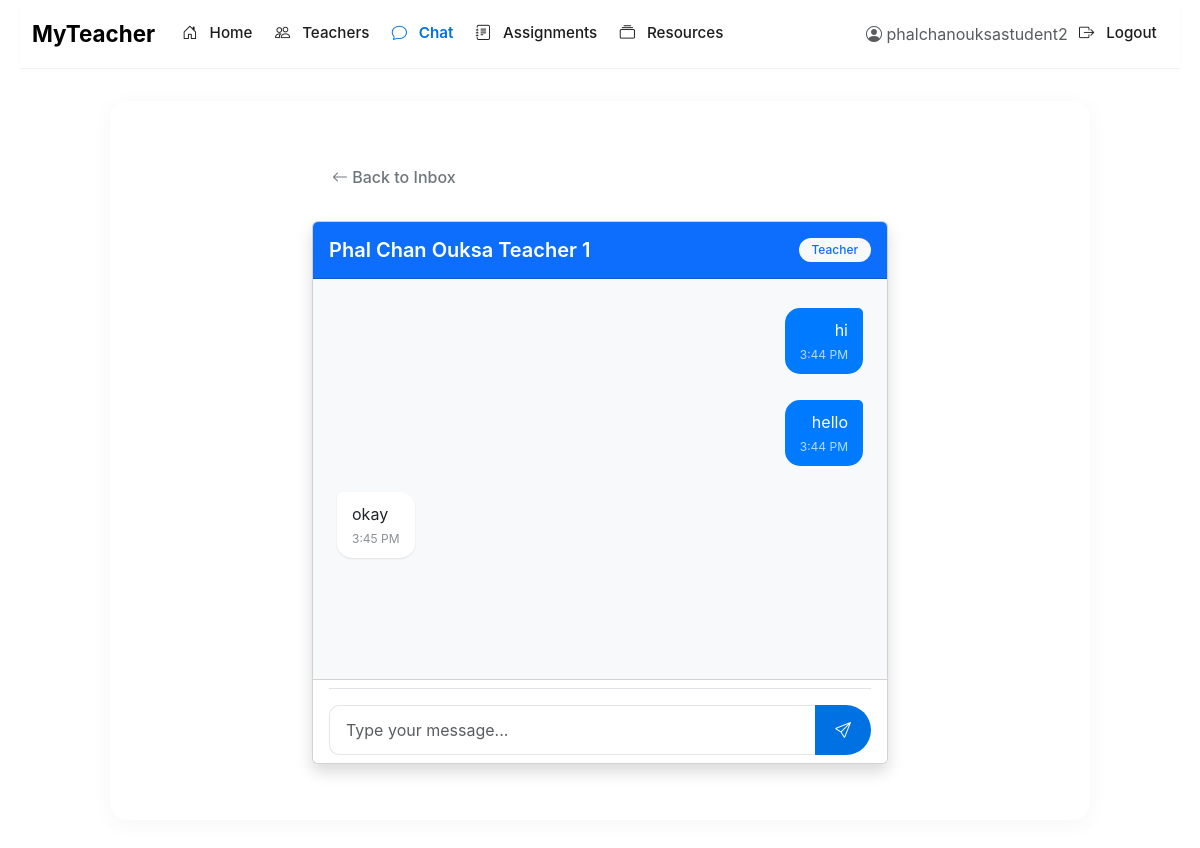
Page /chat/chat/4/ (signed in) on the committed database.
### accounts/models.py (models this page shows, shortened)
class UserProfile(models.Model):
    ROLE_CHOICES = (
        ('admin', 'Admin'),
        ('teacher', 'Teacher'),
        ('student', 'Student'),
    )
    user = models.OneToOneField(User, on_delete=models.CASCADE, related_name='profile')
    role = models.CharField(max_length=10, choices=ROLE_CHOICES, default='student')
    identifier = models.CharField(max_length=20, unique=True, blank=True, null=True)
    date_of_birth = models.DateField(null=True, blank=True)
    address = models.TextField(blank=True)
    phone_number = models.CharField(max_length=15, blank=True)
    joining_date = models.DateField(auto_now_add=True)

### chat/models.py (models this page shows, shortened)
class ChatMessage(models.Model):
    sender = models.ForeignKey(UserProfile, on_delete=models.CASCADE, related_name='sent_messages')
    receiver = models.ForeignKey(UserProfile, on_delete=models.CASCADE, related_name='received_messages')
    message = models.TextField()
    timestamp = models.DateTimeField(default=timezone.now)
    is_read = models.BooleanField(default=False)
    class Meta:
        ordering = ['timestamp']

### chat/views.py (the view, shortened to what this page needs)
# urls.py: path('chat/<int:partner_id>/', views.chat_detail, name='chat_detail'),
@login_required
def chat_detail(request, partner_id):
    user_profile = request.user.profile
    partner = get_object_or_404(UserProfile, id=partner_id)
    ChatMessage.objects.filter(
        sender=partner,
        receiver=user_profile,
        is_read=False
    ).update(is_read=True)
    chat_messages = ChatMessage.objects.filter(
        (Q(sender=user_profile) & Q(receiver=partner)) |
        (Q(sender=partner) & Q(receiver=user_profile))
    ).order_by('timestamp')
    context = {
        'partner': partner,
        'chat_messages': chat_messages,
        'user_profile': user_profile
    }
    return render(request, 'chat/chat_detail.html', context)

### templates/chat/chat_detail.html (shortened to what this page needs)
{% extends 'base.html' %}
{% block content %}
<div class="container py-4">
    <div class="row justify-content-center">
        <div class="col-md-8">
            <div class="mb-4">
                <a href="{% url 'inbox' %}" class="btn btn-outline-secondary">
                    <i class="bi bi-arrow-left"></i> Back to Inbox
                </a>
            </div>
            <div class="card shadow">
                <div class="card-header bg-primary text-white py-3">
                    <div class="d-flex justify-content-between align-items-center">
                        <h5 class="mb-0">{{ partner.user.get_full_name }}</h5>
                        {% if partner.role == 'teacher' %}
                            <span class="badge bg-light text-primary">Teacher</span>
                        {% else %}
                            <span class="badge bg-light text-success">Student</span>
                        {% endif %}
                    </div>
                </div>
                <div id="chat-messages" class="card-body bg-light" style="height: 400px; overflow-y: auto;">
                    {% if chat_messages %}
                        {% for msg in chat_messages %}
                            <div class="mb-3 {% if msg.sender == user_profile %}text-end{% else %}text-start{% endif %}">
                                <div class="d-inline-block message-bubble {% if msg.sender == user_profile %}sent{% else %}received{% endif %}">
                                    {{ msg.message|linebreaksbr }}
                                    <div class="message-time">
                                        {{ msg.timestamp|date:"g:i A" }}
                                    </div>
                                </div>
                            </div>
                        {% endfor %}
                    {% else %}
                        <div class="text-center text-muted py-5">
                            <p class="mb-0">No messages yet. Start the conversation!</p>
                        </div>
                    {% endif %}
                </div>
                <div class="card-footer bg-white">
                    <form method="post" id="message-form" class="mb-0">
                        <div class="input-group">
                            <input type="text"
                                   name="message"
                                   class="form-control"
                                   placeholder="Type your message..."
                                   required
                                   autocomplete="off"
                                   autofocus>
                            <button type="submit" class="btn btn-primary">
                                <i class="bi bi-send"></i>
                            </button>
                        </div>
                    </form>
                </div>
            </div>
        </div>
    </div>
</div>
{% endblock %}

### templates/base.html (shortened to what this page needs)
<!DOCTYPE html>
<html lang="en">
  <head>
    <link
      href="https://cdn.jsdelivr.net/npm/bootstrap@5.3.0/dist/css/bootstrap.min.css"
      rel="stylesheet"
    />
    <link
      href="https://cdn.jsdelivr.net/npm/bootstrap-icons@1.11.0/font/bootstrap-icons.css"
      rel="stylesheet"
    />
    <link
      href="https://fonts.cdnfonts.com/css/sf-pro-display"
      rel="stylesheet"
    />
  </head>
  <body>
    <div class="container">
      <nav class="navbar navbar-expand-lg navbar-light">
        <div class="container-fluid">
          <a class="navbar-brand fw-bold" href="{% url 'home' %}">MyTeacher</a>
          <div class="collapse navbar-collapse" id="navbarNav">
            <ul class="navbar-nav me-auto">
              {% if user.is_authenticated %} {% url 'home' as home_url %}
              <li class="nav-item">
                <a
                  class="nav-link {% if request.path == home_url %}active{% endif %}"
                  href="{{ home_url }}"
                >
                  <i class="bi bi-house-door"></i> Home
                </a>
              </li>
              {% url 'teacher_list' as teacher_list_url %}
              <li class="nav-item">
                <a
                  class="nav-link {% if request.path == teacher_list_url %}active{% endif %}"
                  href="{{ teacher_list_url }}"
                >
                  <i class="bi bi-people"></i> Teachers
                </a>
              </li>
              {% url 'inbox' as inbox_url %}
              <li class="nav-item">
                <a
                  class="nav-link {% if request.path == inbox_url or '/chat/' in request.path %}active{% endif %}"
                  href="{{ inbox_url }}"
                >
                  <i class="bi bi-chat"></i> Chat
                </a>
              </li>
              {% url 'assignments:assignment-list' as assignments_url %}
              <li class="nav-item">
                <a
                  class="nav-link {% if request.path == assignments_url or '/assignments/' in request.path %}active{% endif %}"
                  href="{{ assignments_url }}"
                >
                  <i class="bi bi-journal-text"></i> Assignments
                </a>
              </li>
              {% url 'resources:list' as resources_url %}
              <li class="nav-item">
                <a
                  class="nav-link {% if request.path == resources_url or '/resources/' in request.path %}active{% endif %}"
                  href="{{ resources_url }}"
                >
                  <i class="bi bi-collection"></i> Resources
                </a>
              </li>
              {% endif %}
            </ul>
            <ul class="navbar-nav ms-auto">
              {% if user.is_authenticated %}
              <li class="nav-item d-flex align-items-center">
                <span class="text-muted"
                  ><i class="bi bi-person-circle"></i> {{ user.username }}</span
                >
              </li>
              <li class="nav-item">
                <a class="nav-link" href="{% url 'logout' %}"
                  ><i class="bi bi-box-arrow-right"></i> Logout</a
                >
              </li>
              {% endif %}
            </ul>
          </div>
        </div>
      </nav>
      <div class="content">{% block content %}{% endblock %}</div>
    </div>
  </body>
</html>

### templates/base.html (style rules this page uses)
:root { --apple-white: #ffffff; --apple-light-gray: #f5f5f7; --apple-medium-gray: #86868b; --apple-dark-gray: #1d1d1f; --apple-black: #000000; --apple-blue: #0071e3; --apple-blue-hover: #0077ed; --apple-red: #ff3b30; --apple-green: #34c759; }
* { margin: 0; padding: 0; box-sizing: border-box; }
body { font-family: "SF Pro Display", -apple-system, BlinkMacSystemFont, sans-serif; background-color: var(--apple-white); color: var(--apple-dark-gray); line-height: 1.5; font-weight: 400; -webkit-font-smoothing: antialiased; -moz-osx-font-smoothing: grayscale; overflow-x: hidden; }
h1, h2, h3, h4, h5, h6 { font-weight: 600; }
.container { max-width: 1200px; padding: 0 20px; }
.content { max-width: 980px; margin: 2rem auto; padding: 2rem; background-color: var(--apple-white); border-radius: 18px; box-shadow: 0 4px 24px rgba(0, 0, 0, 0.04); transition: transform 0.3s ease, box-shadow 0.3s ease; }
.navbar { background-color: rgba(255, 255, 255, 0.8) !important; backdrop-filter: saturate(180%) blur(20px); -webkit-backdrop-filter: saturate(180%) blur(20px); border-bottom: 1px solid rgba(0, 0, 0, 0.05); box-shadow: 0 1px 6px rgba(0, 0, 0, 0.02); padding: 0.75rem 0; margin-bottom: 2rem; transition: background-color 0.3s ease; }
.navbar-brand { font-weight: 600; font-size: 1.4rem; color: var(--apple-black); transition: color 0.2s ease; }
.navbar .nav-link { color: var(--apple-dark-gray); padding: 0.5rem 1rem; font-weight: 500; font-size: 0.95rem; margin: 0 0.2rem; position: relative; }
.navbar .nav-link.active { color: var(--apple-blue); font-weight: 600; }
.navbar .nav-link i { margin-right: 0.5rem; }
.btn { border-radius: 980px; padding: 0.5rem 1.25rem; font-weight: 500; transition: all 0.2s ease; border: none; }
.btn-primary { background-color: var(--apple-blue); color: white; }
.badge { border-radius: 980px; padding: 0.4rem 0.8rem; font-weight: 500; font-size: 0.75rem; }
.form-control { border-radius: 10px; padding: 0.75rem 1rem; border: 1px solid rgba(0, 0, 0, 0.1); transition: all 0.2s ease; }

### templates/chat/chat_detail.html (style rules this page uses)
.message-bubble { max-width: 70%; padding: 10px 15px; border-radius: 15px; position: relative; margin: 5px 0; word-wrap: break-word; }
.message-bubble.sent { background-color: #007bff; color: white; border-top-right-radius: 5px; }
.message-bubble.received { background-color: white; color: #212529; border-top-left-radius: 5px; box-shadow: 0 1px 2px rgba(0,0,0,0.1); }
.message-time { font-size: 0.75rem; opacity: 0.8; margin-top: 4px; }
.sent .message-time { color: rgba(255,255,255,0.9); }
.received .message-time { color: #6c757d; }
#chat-messages { padding: 1.5rem; }
#message-form .input-group { border-top: 1px solid #dee2e6; padding-top: 1rem; }

### rows in the picture
UserProfile: user.get_full_name "Phal Chan Ouksa Teacher 1"
ChatMessage: message "hi", timestamp "3:44 PM"
ChatMessage: message "hello", timestamp "3:44 PM"
ChatMessage: message "okay", timestamp "3:45 PM"

### other values in the picture
{{ user.username }} "phalchanouksastudent2"
